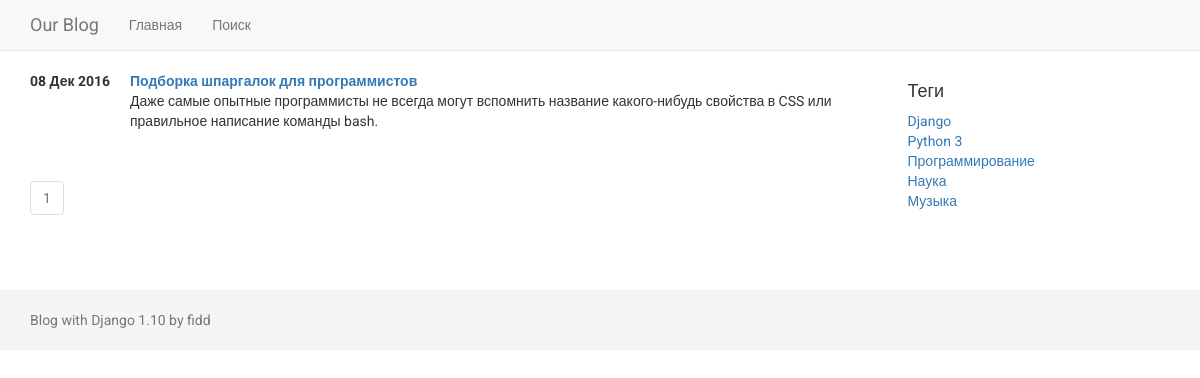
The page / on the database its author committed.
### blog/models.py (models this page shows, shortened)
class Post(models.Model):
    class Meta:
        verbose_name = u'Пост'
        verbose_name_plural = u'Посты'
    title_page = models.CharField(
        verbose_name=u"Заголовок страницы (Title)",
        max_length=200,
        blank=True,
    )
    title_post = models.CharField(
        verbose_name=u"Заголовок статьи (h1)",
        max_length=200,
        unique=True,
    )
    draft = models.BooleanField(verbose_name=u"Опубликовано", default=True)
    preview = RichTextUploadingField(verbose_name=u"Превью")
    text = RichTextUploadingField(verbose_name=u"Полная статья")
    posted = models.DateField(
        verbose_name=u"Дата публикации",
        auto_now=False,
        auto_now_add=False,
    )
    tags = models.ManyToManyField(Tag, verbose_name=u"Теги")
    user = models.ForeignKey(User, on_delete=models.CASCADE, verbose_name=u'Пользователь')
    description = models.CharField(verbose_name=u"Description", max_length=200, blank=True)
    keywords = models.CharField(verbose_name=u"Keywords", max_length=200, blank=True)
    objects = models.Manager()
    status = StatusManager()

class Tag(models.Model):
    class Meta:
        verbose_name = u'Тег'
        verbose_name_plural = u'Теги'
    title = models.CharField(verbose_name=u"Название тега", max_length=200, unique=True)
    slug = models.SlugField(verbose_name=u"URL", max_length=200, unique=True)
    user = models.ForeignKey(User, on_delete=models.CASCADE, verbose_name=u'Пользователь')
    description = models.CharField(verbose_name=u"Description", max_length=200, blank=True)
    keywords = models.CharField(verbose_name=u"Keywords", max_length=200, blank=True)
    def get_absolute_url(self):
        return reverse('tag-detail', args=(self.slug,))

### blog/views.py (the view)
# urls.py: url(r'^$', views.index, name='home'),
def index(request):
    today = timezone.now().date()
    posts = Post.status.active().order_by('-posted')
    if request.user.is_staff or request.user.is_superuser:
        posts = Post.objects.all()
    paginator = Paginator(posts, 10)
    page = request.GET.get('page')
    try:
        post_paginator = paginator.page(page)
    except PageNotAnInteger:
        post_paginator = paginator.page(1)
    except EmptyPage:
        post_paginator = paginator.page(paginator.num_pages)
    context = {
        'post_paginator': post_paginator,
        'today': today,
    }
    return render(request, 'blog/home.html', context)

### blog/models.py (called while the page is built)
    def active(self, *args, **kwargs):
        return super(StatusManager, self).filter(draft=True).filter(posted__lte=timezone.now())

### blog/templatetags/template_tags.py (called while the page is built)
@register.inclusion_tag('blog/templatetags/tags.html', takes_context=True)
def tag_list(context):
    return {'tags': Tag.objects.all()}

### templates/blog/home.html (shortened to what this page needs)
{% extends 'blog/base.html' %}
{% block content %}
    {% for post in post_paginator %}
        <dl class="dl-horizontal">
            <dt>{{ post.posted|date:"d M Y" }}</dt>
            <dd>
                <strong><a href="{% url 'post-detail' post.id %}">{{ post.title_post }}</a></strong>
            </dd>
            <dd>{{ post.preview|safe }}</dd>
        </dl>
    {% endfor %}
    {% for num in post_paginator.paginator.page_range %}
        <ul class="pagination">
            {% ifequal num post_paginator.number %}
                <li class="disabled">
                    <span aria-hidden="true">{{ num }}</span>
                </li>
            {% else %}
                <li><a href="?page={{ num }}"> {{ num }}</a></li>
            {% endifequal %}
        </ul>
    {% endfor %}
{% endblock %}

### templates/blog/templatetags/tags.html
{% if tags %}
    <h4>Теги</h4>
    <ul class="list-unstyled">
        {% for tag in tags %}
            <li><a href="{{ tag.get_absolute_url }}">{{ tag.title }}</a></li>
        {% endfor %}
    </ul>
{% endif %}

### static/css/style.css (style rules this page uses)
body { font-family: 'Roboto', sans-serif; }
@media (min-width: 768px) { .dl-horizontal dt { float: left; width: auto; overflow: hidden; clear: left; text-align: right; text-overflow: ellipsis; white-space: nowrap; } }
@media (min-width: 768px) { .dl-horizontal dd { margin-left: 100px; } }

### rows shown on the page
Post: posted "08 Дек 2016", title_post "Подборка шпаргалок для программистов", preview "Даже самые опытные программисты не всегда могут вспомнить название какого-нибудь свойства в CSS или правильное написание команды bash."
Tag: title "Django"
Tag: title "Python 3"
Tag: title "Программирование"
Tag: title "Наука"
Tag: title "Музыка"

### other values the page prints
{{ num }} "1"
